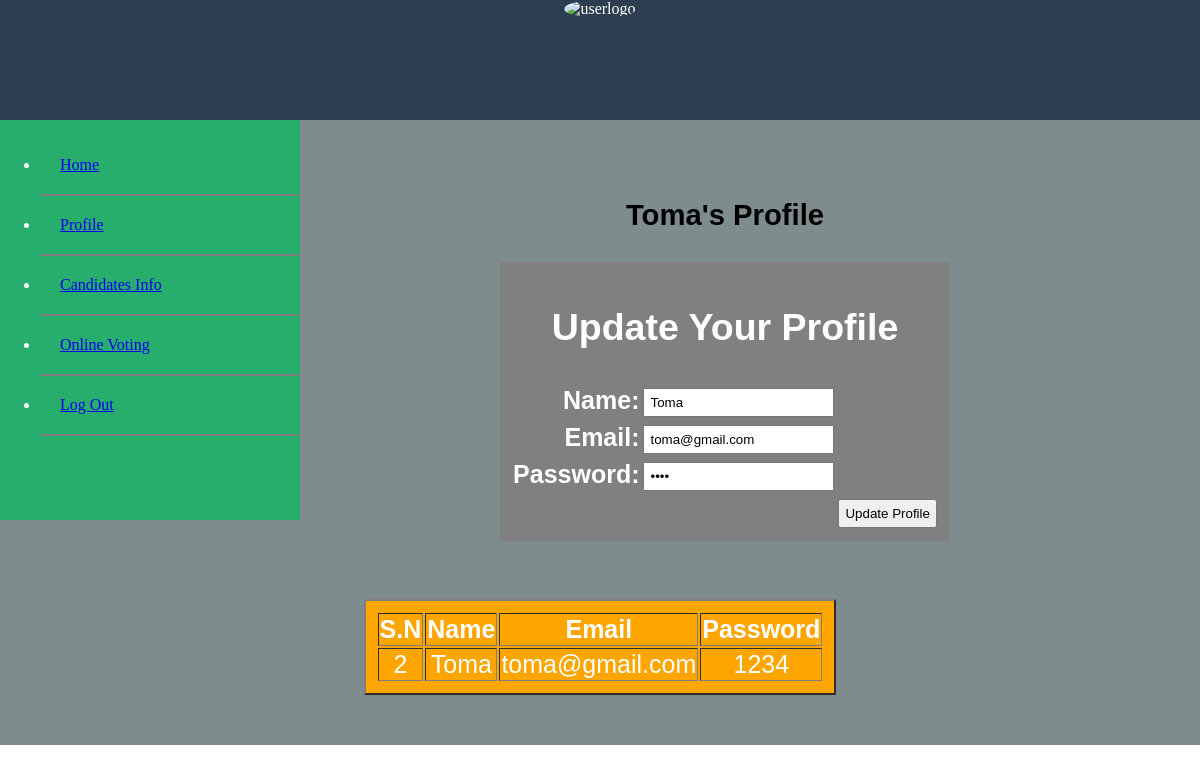
/userProfile.php (signed in), run on the app's committed database.
### tables this page shows
CREATE TABLE `users` (
  `id` int(100) NOT NULL,
  `name` varchar(100) NOT NULL,
  `pass` varchar(100) NOT NULL,
  `email` varchar(100) NOT NULL
);

### userProfile.php (the view, shortened to what this page needs)
<!DOCTYPE html>
<?php
 $con=mysqli_connect("localhost","root","","voting_system");
 if(!$_SESSION['email']){
     header("location: login.php");
 }
 else{
    $v=$_SESSION['email'];
    $sl="select * from users where email='$v'";
        $run_sl=mysqli_query($con,$sl);
        $row2=mysqli_fetch_array($run_sl);
            $an=$row2['name'];
            $ae=$row2['email'];
            $ap=$row2['pass'];
?>
<html>
<head>
</head>
<body>
<div id="header">
           <center><img src="vImage\user1.png" alt="userlogo" id="AdminLogo"><br/>
        </div>
        <div id="sidebar">
            <ul>
                <li><a href="userPanel.php" target="_self">Home</a></li>
                <li><a href="userProfile.php" target="_self">Profile</a></li>
                <li><a href="user_candidate.php" target="_self">Candidates Info</a></li>
                <li><a href="online_voting1.php" target="_self">Online Voting</a></li>
                <li><a href="logout.php" target="_self">Log Out</a></li>
            </ul>
        </div>
        <div id="data">
        <center><h3><?php echo $an."'s "?>Profile</h3>
        <form method="post" action="userProfile.php" enctype="multipart/form-data">
        <table align="center" bgcolor="gray" width="500">
        <tr align="center">
        <td colspan="8"><h2>Update Your Profile</h2></td>
        </tr>
        <tr>
        <td align="right"><strong>Name:</strong></td>
        <td>
        <input type="text" name="name"  value="<?php echo $an;?>"/><br/>
        </td>
        </tr>
        <tr>
        <td align="right"><strong>Email:</strong></td>
        <td>
        <input type="text" name="email"  value="<?php echo $ae;?>" /><br/>
        </td>
        </tr>
        <tr>
        <td align="right"><strong>Password:</strong></td>
        <td>
        <input type="password" name="pass"  value="<?php echo $ap;?>"/><br/>
        </td>
        </tr>
        <tr align="center">
        <td colspan="6"></td>
        <td>
        <input type="submit" name="update_up" value="Update Profile"/></br>
        </td>
        </tr>
    </table>
    </form>
    <br/>
    <br/>
    <?php include('user_dataShow.php');?>
 </div>
</html>
<?php } ?>

### user_dataShow.php
<!DOCTYPE html>
<?php
$con=mysqli_connect("localhost","root","","voting_system") or die("Connection was not created");
$v=$_SESSION['email'];
?>
<html>
<body>
<table width="70px" heigth="200px" bgcolor="orange" border="2">
    <tr>
        <th>S.N</th>
        <th>Name</th>
        <th>Email</th>
        <th>Password</th>
    </tr>
   <?php
        $select="select * from users where email='$v'";
        $run_select=mysqli_query($con,$select);
        $row=mysqli_fetch_array($run_select);
            $id=$row['id'];
            $name=$row['name'];
            $email=$row['email'];
            $pass=$row['pass'];
    ?>
    <tr align="center">
        <td><?php echo $id;?></td>
        <td><?php echo $name;?></td>
        <td><?php echo $email;?></td>
        <td><?php echo $pass;?>
    </tr>
</table>
</body>
</html>

### userProfile.php (style rules this page uses)
body { margin:0px; border: 0px; }
#header { width:100%; height:120px; background:#2c3e50; color: white; }
#sidebar { width:300px; height:400px; background:#27ae6D; float:left; }
#data { padding: 50px; height:1000; background:#7f8c8d; font-family: Helvetica; font-size: 25px; }
#AdminLogo { border-radius: 50%; height: 160px; width: 200px; }
ul li { padding: 20px; border-bottom: 2px solid grey; color: white; }
table { color:white; padding:10px; width:400px; }
input { padding:5px; }

### data on the page
users: name "Toma", email "toma@gmail.com", id "2", pass "1234"
